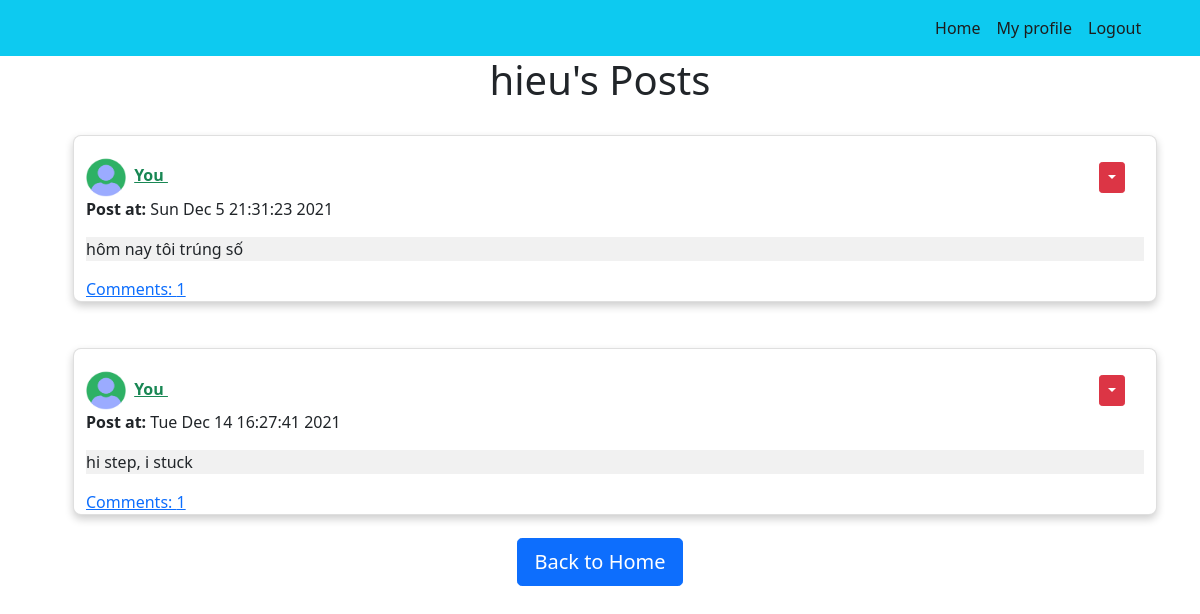
The app's page /posts/1 (signed in) with its own data.
### models.py (models this page shows, shortened)
class User(db.Model, UserMixin):
    __tablename__ = 'users'
    id = db.Column(db.Integer, primary_key=True)
    username = db.Column(db.String(64), unique=True, index=True)
    email = db.Column(db.String(150), unique= True)
    img = db.Column(db.Text, nullable = True)
    password_hash = db.Column(db.String(128))
    posts = db.relationship('Post', backref="author", lazy=True)
    comments = db.relationship('Comment', backref="user_comment", lazy=True)
    followed = db.relationship('Follow', foreign_keys=[Follow.follower_id], backref=db.backref('follower', lazy='joined'), lazy=True, cascade='all, delete-orphan')
    followers = db.relationship('Follow', foreign_keys=[Follow.followed_id], backref=db.backref('followed', lazy='joined'), lazy=True, cascade='all, delete-orphan')
    @property
    def password(self):
        raise AttributeError('password is not a readable attribute')

class Post(db.Model):
    __tablename__ = 'posts'
    id = db.Column(db.Integer, primary_key=True)
    img = db.Column(db.Text, nullable = True)
    body = db.Column(db.Text)
    timestamp = db.Column(db.DateTime, index=True, default=datetime.now)
    author_id = db.Column(db.Integer, db.ForeignKey('users.id'))
    comments = db.relationship('Comment', backref="post_comment", lazy=True)

### views.py (the view)
@views.route("/posts/<author_id>")
def posts(author_id):
    user = User.query.filter_by(id=author_id).first()
    username = user.username
    users = User.query.order_by(User.id.desc()).all()
    if not user:
        flash('No user with that username exists.', category='error')
        return redirect(url_for('views.home'))
    posts = Post.query.filter_by(author_id=user.id).all()
    return render_template("userpost.html", user=current_user, posts=posts, username=username, author=user, users = users)

### initial.py (called while the page is built)
def create_app():
    app = Flask(__name__)
    app.config['SECRET_KEY'] = 'okay'
    app.config['SQLALCHEMY_DATABASE_URI'] = f'sqlite:///{DB_NAME}'
    app.config['SQLALCHEMY_TRACK_MODIFICATIONS'] = False
    db.init_app(app)
    from views import views
    from auth import auth
    app.register_blueprint(views, url_prefix='/')
    app.register_blueprint(auth, url_prefix='/')
    from models import User, Post, Comment, Follow
    create_database(app)
    login_manager = LoginManager()
    login_manager.login_view = 'auth.login'
    login_manager.init_app(app)
    @login_manager.user_loader
    def load_user(id):
        return User.query.get(int(id))
    return app

### templates/userpost.html (shortened to what this page needs)
{% extends "base.html" %} {% block title %}Home{% endblock %} {% block content
    %}
    <h1 align="center">{{username}}'s Posts</h1>
        <ul class="list-group list-group-flush" id="notes">
        {% for post in posts %}
        <li class="list-group-item">
            <div class ="card" style="display: flex;">
                <div class="container">
                    {% if post.author_id == user.id %}
                    <span>
                        {% for u in users %}
                            {% if post.author_id == u.id %}
                                <img src="/static/{{u.img}}" onerror="this.onerror=null;this.src='/static/default-image.jpg';" alt="Avatar" style="width:40px; height: 40px;">
                            {% endif %}
                        {% endfor %}
                        <a href="/profile/{{post.author_id}}"  class="link-success" style="margin-left: 4px;"><b> You </b></a></span>
                    {% endif %}
                    {% if post.author_id == user.id %}
                    <div class="btn-group" style="margin-left: 88%;">
                        <button
                        type="button"
                        class="btn btn-sm btn-danger dropdown-toggle"
                        data-bs-toggle="dropdown"
                        ></button>
                    </div>
                    {% endif %}
                    <p><b>Post at: </b>{{post.timestamp.strftime("%c")}}</p>
                    <div class="body" style="background-color: rgb(241, 241, 241)"><p>{{ post.body }}</p></div>
                    <a href="#comments" class="viewbutton">Comments: {{post.comments|length}}</a>
                </div>
            </div>
        </li>
        {% endfor %}
        </ul>
        <div align="center">
            <a href="/profile/{{author.id}}"><button type="button" class="btn btn-primary btn-lg">Back to Home</button></a>
        </div>
    {% endblock %}

### static/home.css (style rules this page uses)
.card { box-shadow: 0 4px 8px 0 rgba(0,0,0,0.2); transition: 0.3s; width: 100%; margin: 15px; border-radius: 8px; }

### records on screen
User: username "hieu", img (placeholder picture)
Post: timestamp "Sun Dec 5 21:31:23 2021", body "hôm nay tôi trúng số", comments|length "1"
Post: timestamp "Tue Dec 14 16:27:41 2021", body "hi step, i stuck", comments|length "1"
